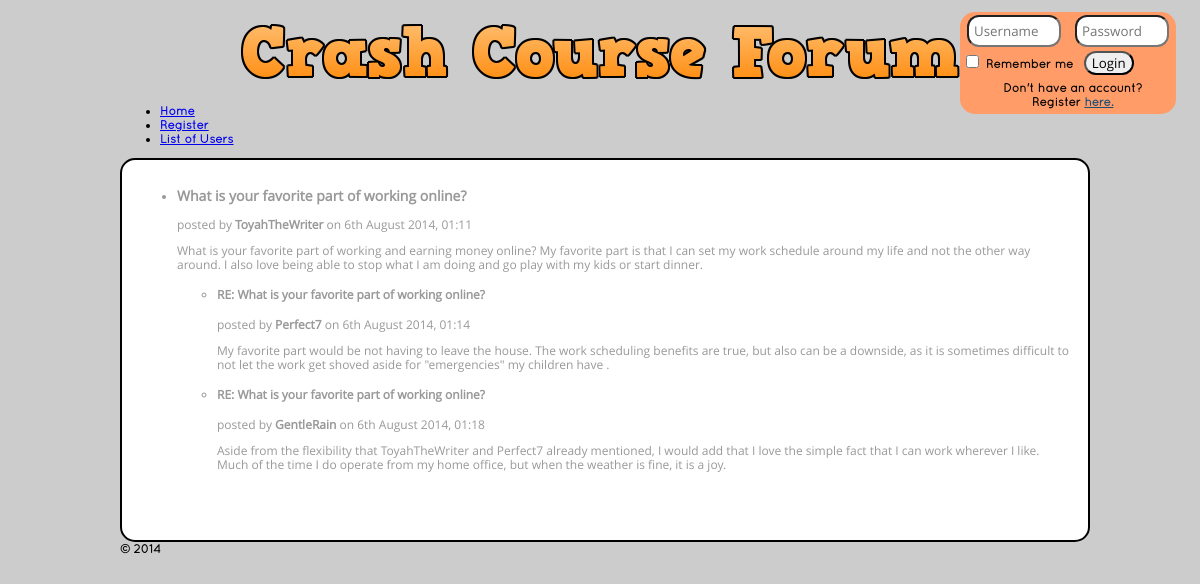
/index.php?loc=showpost&pa=1&pd=2014-08-06 01:11:44, run on the app's committed database.
### tables this page shows
create table post
(
author int  not null,
clocked datetime  not null,
content varchar(1024) not null,
subject varchar(256) not null,
udel boolean default false,
foreign key(author) references user(uid) on delete cascade,
primary key(author, clocked)
);

create table user 
(
uid int not null auto_increment,
alias varchar(16) not null,
pwd blob not null,
lastonline datetime not null,
type enum('O', 'A') not null,
primary key(uid),
unique(alias)
);

### functions.php (the view, shortened to what this page needs)
<?php
function showPost($pa, $pd) {
	$sqlP = sprintf("select * from post where author=%s and clocked='%s'", $pa, $pd);
	$uAlias = getAlias($pa);
	$queryP = sendQuery($sqlP);
	$rowc = $queryP->num_rows;
	if($rowc === 0) {
		$result = 'The selected post doesn\'t exist';
	} else {
	$rowP = $queryP->fetch_row();
	$result = sprintf("<ul><li><h3>%s</h3> posted by <b>%s</b> on %s <p>%s</p>", $rowP[3], $uAlias, date("jS F Y, H:i", strtotime($rowP[1])), $rowP[2]);
	}
	$result .= '</li>';
	$resultT = showThread($pa, $pd);
	if(empty($resultT) && $rowc != 0) {
		$result .= '<p>No one replied to this post.</p>';
	} else {
		$result .= $resultT;
	}
	$result .= '</ul>';
	echo $result;
}
function showThread($pa, $pd) {
	$sql = sprintf("select * from post p join (select * from thread where authororg = %s and clockedorg = '%s') s on p.author = s.author and p.clocked = s.clocked", $pa, $pd);
		$query = sendQuery($sql);
	$rowc = $query->num_rows;
	if($rowc === 0) {
		return;
	} else {
		$result = '<ul>';
								while($row = $query->fetch_row()) {
										$uAlias = getAlias($row[0]);
										$result .= sprintf("<li><h4>%s</h4> posted by <b>%s</b> on %s<p>%s</p>", $row[3], $uAlias, date("jS F Y, H:i", strtotime($row[1])), $row[2]);
										$result .= showThread( $row[0], $row[1]);
										$result .= '</li>';
										}
	}
			$result .= '</ul>';
	return $result;
	}
function getAlias($uid) {
	$q = sendQuery("select alias from user where uid='$uid'");
	$r = $q->fetch_row();
	return $r[0];
}
function sendQuery($query) {
try {
$mysqli = new mysqli(HOST,USER, UPWD, DBNAME);
	$result = $mysqli->query($query);
return $result;
} catch (Exception $e) {
	if(isset($_GET['debug'])) {
		echo "Debug mode on.<br>".$e->getMessage();
		return false;
	}
}
}
?>

### style.css (style rules this page uses)
html, button, input, select, textarea { font-family: "open" !important; }
body { font: 600 12px/14px "qs", Verdana, sans-serif; background-color: #CCC; }

### data on the page
post: subject "What is your favorite part of working online?", clocked "6th August 2014, 01:11", content "What is your favorite part of working and earning money online? My favorite part is that I can set my work schedule around my life and not the other way around. I also love being able to stop what I am doing and go play with my kids or start dinner."
user: alias "ToyahTheWriter"
post: subject "RE: What is your favorite part of working online?", author.alias "Perfect7", clocked "6th August 2014, 01:14", content "My favorite part would be not having to leave the house. The work scheduling benefits are true, but also can be a downside, as it is sometimes difficult to not let the work get shoved aside for \"emergencies\" my children have ."
post: subject "RE: What is your favorite part of working online?", author.alias "GentleRain", clocked "6th August 2014, 01:18", content "Aside from the flexibility that ToyahTheWriter and Perfect7 already mentioned, I would add that I love the simple fact that I can work wherever I like. Much of the time I do operate from my home office, but when the weather is fine, it is a joy."
